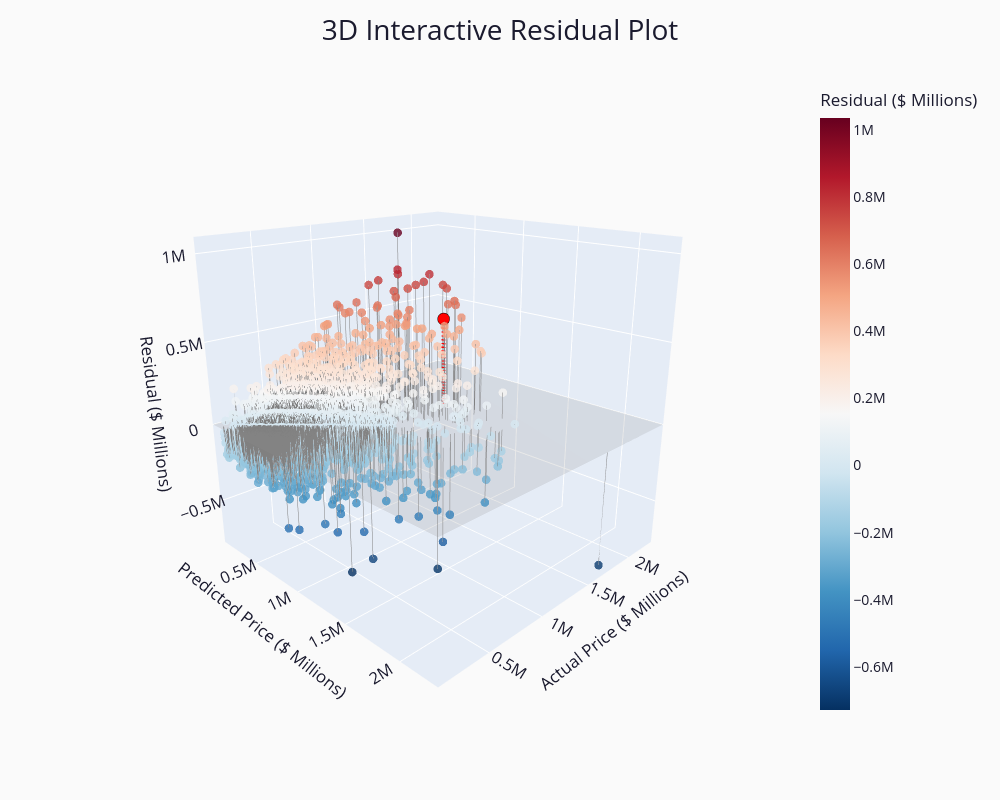

Notebook code cell kept with this figure:
### Markdown cell above
## 3D Residuals Plot (Interactive)
<a id="residuals-3d-interactive"></a>

To complement the static visualization, an interactive 3D version is included to allow dynamic exploration of model residuals.

This version preserves the same structure and data representation, including the highlighted observation used to illustrate residual magnitude, but enables rotation and zooming to examine the relationship between predicted values, observed values, and residuals from multiple perspectives. In particular, rotating the view along the vertical axis (z-axis) provides additional insight into how residual magnitude varies across different regions of the prediction space.

Together, the static and interactive visualizations provide both a clear summary and a flexible exploratory perspective on model performance.

### Code cell
# Load data
df = pd.read_csv("residual_viz_data.csv")

x = df["predicted_price"]
y = df["actual_price"]
z = df["residual"]

# Determine ranges for matching X and Y axes
min_val = min(x.min(), y.min())
max_val = max(x.max(), y.max())

# Create plane representing perfect predictions (residual = 0)
xx = np.linspace(min_val, max_val, 2)
yy = np.linspace(min_val, max_val, 2)
xx, yy = np.meshgrid(xx, yy)
zz = np.zeros_like(xx)

fig = go.Figure()

# Perfect-prediction plane
fig.add_trace(
    go.Surface(
        x=xx,
        y=yy,
        z=zz,
        opacity=0.2,
        colorscale=[[0, "gray"], [1, "gray"]],
        showscale=False,
        showlegend=False,
        hoverinfo="skip"
    )
)

# Residual lines for all observations
line_x = []
line_y = []
line_z = []

for xi, yi, zi in zip(x, y, z):
    line_x.extend([xi, xi, None])
    line_y.extend([yi, yi, None])
    line_z.extend([0, zi, None])

fig.add_trace(
    go.Scatter3d(
        x=line_x,
        y=line_y,
        z=line_z,
        mode="lines",
        line=dict(color="gray", width=1),
        showlegend=False,
        hoverinfo="skip"
    )
)

# Highlight one observation
np.random.seed(1)
idx = np.random.randint(len(df))

hl_x = x.iloc[idx]
hl_y = y.iloc[idx]
hl_z = z.iloc[idx]

fig.add_trace(
    go.Scatter3d(
        x=[hl_x, hl_x],
        y=[hl_y, hl_y],
        z=[0, hl_z],
        mode="lines",
        line=dict(color="red", width=8, dash="dot"),
        showlegend=False,
        hoverinfo="skip"
    )
)

fig.add_trace(
    go.Scatter3d(
        x=[hl_x],
        y=[hl_y],
        z=[hl_z],
        mode="markers",
        marker=dict(
            size=7,
            color="red",
            line=dict(color="black", width=2)
        ),
        showlegend=False,
        hoverinfo="skip"
    )
)

# Main observations
fig.add_trace(
    go.Scatter3d(
        x=x,
        y=y,
        z=z,
        mode="markers",
        marker=dict(
            size=5,
            color=z,
            colorscale="RdBu_r",
            colorbar=dict(
                title="Residual ($ Millions)",
                x=1.02
            ),
            opacity=0.8
        ),
        showlegend=False,
        hovertemplate=(
            "Predicted Price: %{x:,.2f}<br>"
            "Actual Price: %{y:,.2f}<br>"
            "Residual: %{z:,.2f}<extra></extra>"
        )
    )
)

fig.update_layout(
    scene=dict(
        xaxis=dict(
            title="Predicted Price ($ Millions)",
            range=[min_val, max_val],
        ),
        yaxis=dict(
            title="Actual Price ($ Millions)",
            range=[min_val, max_val],
        ),
        zaxis=dict(title="Residual ($ Millions)"),
        camera=dict(
            eye=dict(x=1.6, y=-1.6, z=0.8),
            up=dict(x=0, y=0, z=1)
        ),
        aspectmode="cube",
        dragmode="turntable"
    ),
    title=dict(
        text="3D Interactive Residual Plot",
        x=0.5,
        xanchor="center"
    ),
    font=dict(size=14, color="#1a1a2e"),
    title_font_size=28,
    plot_bgcolor="#FAFAFA",
    paper_bgcolor="#FAFAFA",
    width=1000,
    height=800,
    margin=dict(l=80, r=80, t=80, b=80)
)

fig.show()

### Figure 1 — Plotly figure (JSON) as saved in the notebook; plotly's stock layout.template omitted (floating-point values rounded to 4 significant figures; data arrays with more than 128 entries replaced by an {"elided": "..."} marker saying what was removed)
{"data": [{"colorscale": [[0, "gray"], [1, "gray"]], "hoverinfo": "skip", "opacity": 0.2, "showlegend": false, "showscale": false, "type": "surface", "x": [[79070.0, 2308000.0], [79070.0, 2308000.0]], "y": [[79070.0, 79070.0], [2308000.0, 2308000.0]], "z": [[0, 0], [0, 0]]}, {"hoverinfo": "skip", "line": {"color": "gray", "width": 1}, "mode": "lines", "showlegend": false, "type": "scatter3d", "x": {"elided": "12660 float values"}, "y": {"elided": "12660 float values"}, "z": {"elided": "12660 float values"}}, {"hoverinfo": "skip", "line": {"color": "red", "dash": "dot", "width": 8}, "mode": "lines", "showlegend": false, "type": "scatter3d", "x": [942900.0, 942900.0], "y": [1500000.0, 1500000.0], "z": [0, 557100.0]}, {"hoverinfo": "skip", "marker": {"color": "red", "line": {"color": "black", "width": 2}, "size": 7}, "mode": "markers", "showlegend": false, "type": "scatter3d", "x": [942900.0], "y": [1500000.0], "z": [557100.0]}, {"hovertemplate": "Predicted Price: %{x:,.2f}<br>Actual Price: %{y:,.2f}<br>Residual: %{z:,.2f}<extra></extra>", "marker": {"color": {"elided": "4220 float values"}, "colorbar": {"title": {"text": "Residual ($ Millions)"}, "x": 1.02}, "colorscale": [[0, "rgb(5,48,97)"], [0.1, "rgb(33,102,172)"], [0.2, "rgb(67,147,195)"], [0.3, "rgb(146,197,222)"], [0.4, "rgb(209,229,240)"], [0.5, "rgb(247,247,247)"], [0.6, "rgb(253,219,199)"], [0.7, "rgb(244,165,130)"], [0.8, "rgb(214,96,77)"], [0.9, "rgb(178,24,43)"], [1, "rgb(103,0,31)"]], "opacity": 0.8, "size": 5}, "mode": "markers", "showlegend": false, "type": "scatter3d", "x": {"elided": "4220 float values"}, "y": {"elided": "4220 float values"}, "z": {"elided": "4220 float values"}}], "layout": {"font": {"color": "#1a1a2e", "size": 14}, "height": 800, "margin": {"b": 80, "l": 80, "r": 80, "t": 80}, "paper_bgcolor": "#FAFAFA", "plot_bgcolor": "#FAFAFA", "scene": {"aspectmode": "cube", "camera": {"eye": {"x": 1.6, "y": -1.6, "z": 0.8}, "up": {"x": 0, "y": 0, "z": 1}}, "dragmode": "turntable", "xaxis": {"range": [79070.0, 2308000.0], "title": {"text": "Predicted Price ($ Millions)"}}, "yaxis": {"range": [79070.0, 2308000.0], "title": {"text": "Actual Price ($ Millions)"}}, "zaxis": {"title": {"text": "Residual ($ Millions)"}}}, "title": {"font": {"size": 28}, "text": "3D Interactive Residual Plot", "x": 0.5, "xanchor": "center"}, "width": 1000}}
